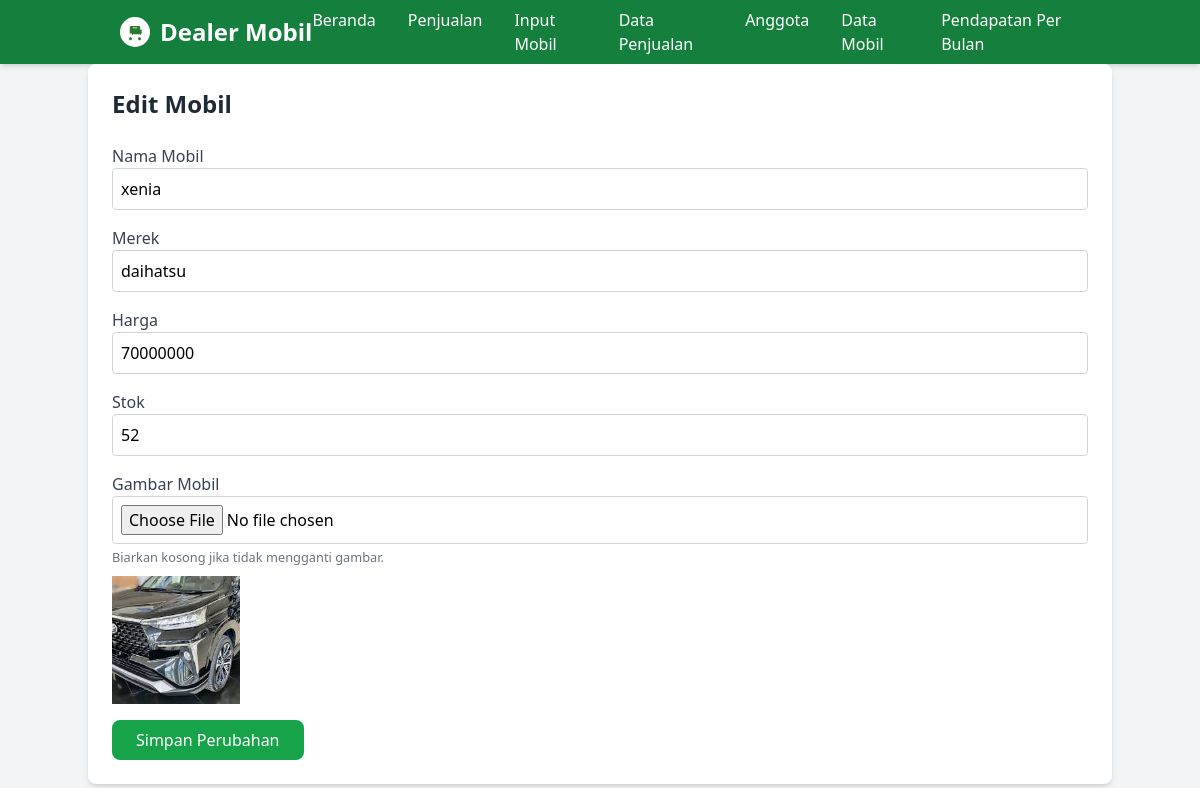
The app's page /index.php/halaman_edit.php?edit_id=3 with its own data.
### tables this page shows
CREATE TABLE `mobil` (
  `id` int(11) NOT NULL,
  `nama` varchar(255) NOT NULL,
  `merek` varchar(255) NOT NULL,
  `harga` int(11) NOT NULL,
  `tahun` int(11) NOT NULL,
  `deskripsi` text DEFAULT NULL,
  `gambar` varchar(255) DEFAULT NULL,
  `stok` int(11) DEFAULT 0
);

### index.php/halaman_edit.php (the view, shortened to what this page needs)
<?php
include 'header.php';
if (isset($_GET['edit_id'])) {
    $edit_id = $_GET['edit_id'];
    $query = "SELECT * FROM mobil WHERE id = '$edit_id'";
    $result = mysqli_query($conn, $query);
    $mobil = mysqli_fetch_assoc($result);
} else {
    echo 'ID mobil tidak ditemukan.';
    exit;
}
?>
<!DOCTYPE html>
<html lang="id">
<head>
    <script src="https://cdn.tailwindcss.com"></script>
</head>
<body class="bg-gray-100 min-h-screen font-sans">
    <div class="container mx-auto p-6 bg-white rounded-lg shadow-md">
        <h1 class="text-2xl font-semibold text-gray-800 mb-6">Edit Mobil</h1>
        <form method="POST" enctype="multipart/form-data">
            <div class="mb-4">
                <label for="nama" class="block text-gray-700">Nama Mobil</label>
                <input type="text" id="nama" name="nama" class="w-full p-2 border border-gray-300 rounded" value="<?php echo htmlspecialchars($mobil['nama']); ?>" required>
            </div>
            <div class="mb-4">
                <label for="merek" class="block text-gray-700">Merek</label>
                <input type="text" id="merek" name="merek" class="w-full p-2 border border-gray-300 rounded" value="<?php echo htmlspecialchars($mobil['merek']); ?>" required>
            </div>
            <div class="mb-4">
                <label for="harga" class="block text-gray-700">Harga</label>
                <input type="number" id="harga" name="harga" class="w-full p-2 border border-gray-300 rounded" value="<?php echo htmlspecialchars($mobil['harga']); ?>" required>
            </div>
            <div class="mb-4">
                <label for="stok" class="block text-gray-700">Stok</label>
                <input type="number" id="stok" name="stok" class="w-full p-2 border border-gray-300 rounded" value="<?php echo htmlspecialchars($mobil['stok']); ?>" required>
            </div>
            <div class="mb-4">
                <label for="gambar" class="block text-gray-700">Gambar Mobil</label>
                <input type="file" id="gambar" name="gambar" class="w-full p-2 border border-gray-300 rounded">
                <small class="text-gray-500">Biarkan kosong jika tidak mengganti gambar.</small>
                <?php if ($mobil['gambar']): ?>
                    <div class="mt-2">
                        <img src="../assets/images/<?php echo htmlspecialchars($mobil['gambar']); ?>" alt="Gambar Mobil" class="w-32 h-32 object-cover">
                    </div>
                <?php endif; ?>
            </div>
            <button type="submit" class="bg-green-600 text-white px-6 py-2 rounded-lg hover:bg-green-500">Simpan Perubahan</button>
        </form>
    </div>
</body>
</html>

### records on screen
mobil: nama "xenia", merek "daihatsu", harga "70000000", stok "52", gambar (picture)
